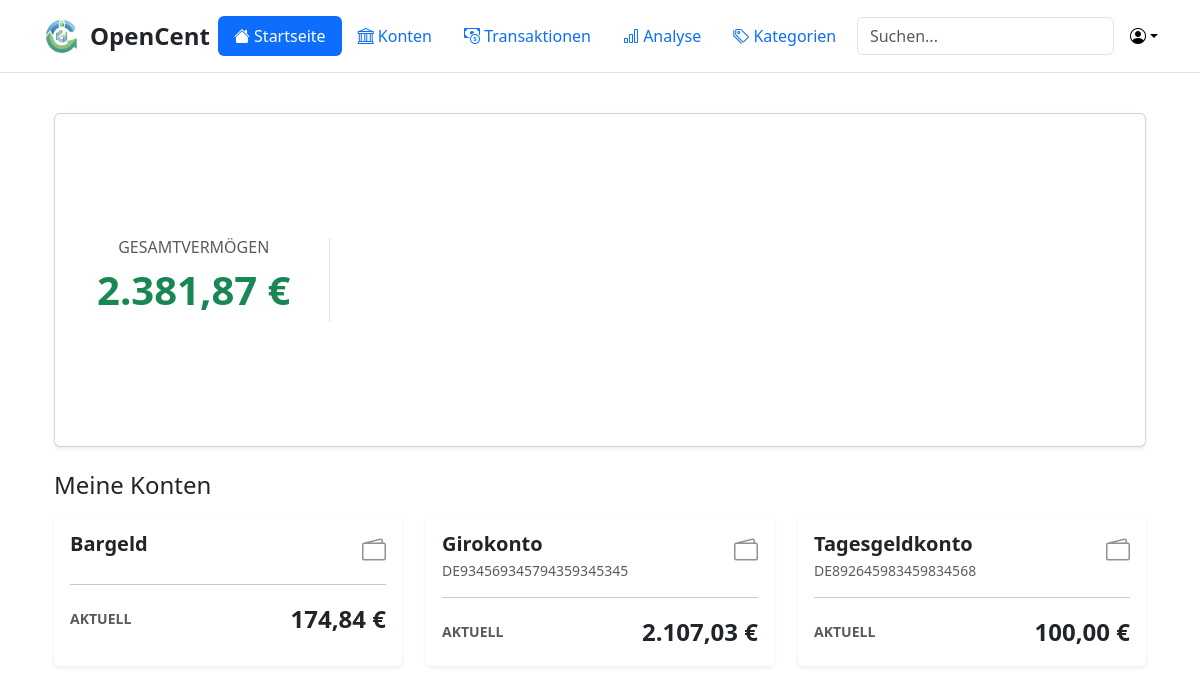
The page / on the database its author committed.
### manager/models.py (models this page shows, shortened)
class Account(models.Model):
    name = models.CharField(max_length=100)
    iban = models.CharField(max_length=34, unique=True, null=True, blank=True)
    start_balance = models.DecimalField(decimal_places=2, max_digits=10, default=0)
    is_mine = models.BooleanField(default=False)
    def get_current_balance(self):
        incoming = Transaction.objects.filter(receiver=self).aggregate(models.Sum('amount'))['amount__sum'] or Decimal(0)
        outgoing = Transaction.objects.filter(sender=self).aggregate(models.Sum('amount'))['amount__sum'] or Decimal(0)
        balance = self.start_balance + incoming - outgoing
        return Decimal(balance).quantize(Decimal('0.01'), rounding=ROUND_HALF_UP)
    class Meta:
        ordering = ['name']

### manager/views.py (the view)
# urls.py: path('', views.homepage, name='homepage'),
def homepage(request):
    account_list = Account.objects.filter(is_mine=True)
    total_balance = sum(acc.get_current_balance() for acc in account_list)
    today_last_year = datetime.now() - timedelta(days=365)
    chart_data = get_balance_history(account_list, today_last_year)
    context = {
        'header_data': {
            'title': 'Startseite',
            'selected_tab': 'home',
        },
        'accounts': account_list,
        'total_balance': total_balance,
        'balances_over_time_json': json.dumps(chart_data, cls=DjangoJSONEncoder),
    }
    return render(request, 'index.html', context)

### manager/views.py (called while the page is built)
def get_balance_history(my_accounts, from_date=None):
    current_balance = chart_startbalance(None, from_date, None, None)
    history = []
    transactions = Transaction.objects.filter(
        Q(sender__in=my_accounts) | Q(receiver__in=my_accounts)
    ).order_by('timestamp')
    if from_date:
        transactions = transactions.filter(timestamp__gte=from_date)
    if not transactions.exists():
         return [{'date': 'Start', 'balance': float(current_balance)}]
    for t in transactions:
        if t.receiver in my_accounts:
            current_balance += t.amount
        if t.sender in my_accounts:
            current_balance -= t.amount
        history.append({
            'date': t.timestamp.isoformat(),
            'balance': float(current_balance)
        })
    return history

### manager/templates/index.html (shortened to what this page needs)
{% extends 'master.html' %}
{% load humanize %}
{% block content %}
<div class="container mt-4">
    <div class="row mb-4">
        <div class="col-12">
            <div class="card shadow-sm">
                <div class="card-body">
                    <div class="row align-items-center">
                        <div class="col-md-3 text-center border-end">
                            <h6 class="text-muted text-uppercase ls-1">Gesamtvermögen</h6>
                            <h2 class="display-6 fw-bold {% if total_balance >= 0 %}text-success{% else %}text-danger{% endif %}">
                                {{ total_balance|floatformat:2|intcomma }} €
                            </h2>
                        </div>
                        <div class="col-md-9">
                            <div id="balanceChart" style="min-height: 300px;"></div>
                        </div>
                    </div>
                </div>
            </div>
        </div>
    </div>
    <h4 class="mb-3">Meine Konten</h4>
    <div class="row">
        {% for account in accounts %}
        {% with balance=account.get_current_balance %}
            <div class="col-md-6 col-lg-4 mb-4">
                <a href="{% url 'account_detail' account.id %}" class="text-decoration-none text-dark">
                    <div class="card h-100 shadow-sm border-0
                        {% if balance > 0 %}
                            alert-success
                        {% elif balance < 0 %}
                            alert-danger
                        {% else %}
                            bg-light border
                        {% endif %}">
                        <div class="card-body">
                            <div class="d-flex justify-content-between align-items-start">
                                <div>
                                    <h5 class="card-title fw-bold mb-1">{{ account.name }}</h5>
                                    <p class="card-text small opacity-75 mb-0">{{ account.iban|default:"" }}</p>
                                </div>
                                <i class="bi bi-wallet2 fs-4 opacity-50"></i>
                            </div>
                            <hr class="opacity-25 my-3">
                            <div class="d-flex justify-content-between align-items-center">
                                <span class="small text-uppercase fw-bold opacity-75">Aktuell</span>
                                <span class="fs-4 fw-bold">
                                    {{ balance|floatformat:2|intcomma }} €
                                </span>
                            </div>
                        </div>
                    </div>
                </a>
            </div>
        {% endwith %}
        {% empty %}
            <div class="col-12">
                <div class="alert alert-secondary">Keine Konten gefunden.</div>
            </div>
        {% endfor %}
    </div>
</div>
{% endblock %}

### rows shown on the page
Account: name "Bargeld", get_current_balance "174,84"
Account: name "Girokonto", iban "DE934569345794359345345", get_current_balance "2.107,03"
Account: name "Tagesgeldkonto", iban "DE892645983459834568", get_current_balance "100,00"

### other values the page prints
{{ total_balance|floatformat:2|intcomma }} "2.381,87"
